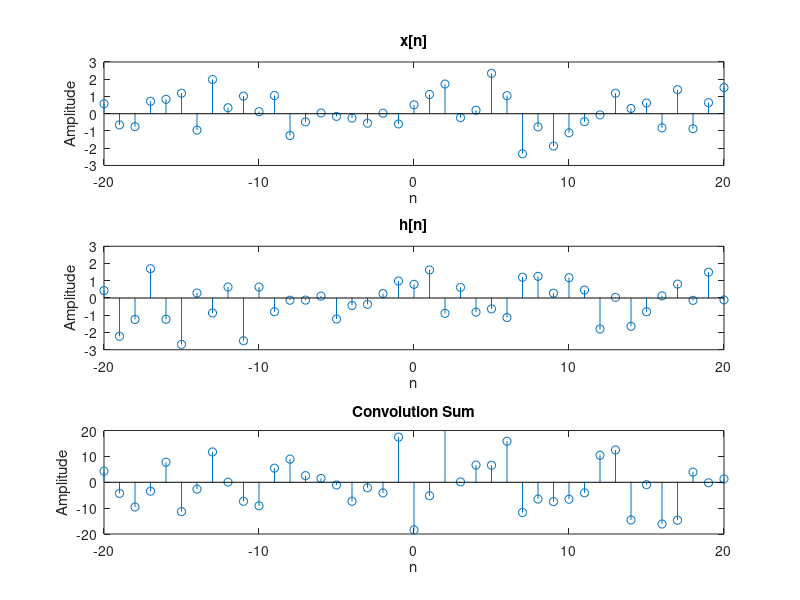

MATLAB code for this plot:
n = -49:50;

xn = randn(1, 100);
hn = randn(1, 100);

yn = conv(xn, hn, 'same');

figure(1), subplot(3, 1, 1), stem(n, xn), xlabel('n'), ylabel('Amplitude'), title('x[n]'), axis([-20 20 -3 3]);

figure(1), subplot(3, 1, 2), stem(n, hn), xlabel('n'), ylabel('Amplitude'), title('h[n]'), axis([-20 20 -3 3]);

figure(1), subplot(3, 1, 3), stem(n, yn), xlabel('n'), ylabel('Amplitude'), title('Convolution Sum'), axis([-20 20 -20 20]);
